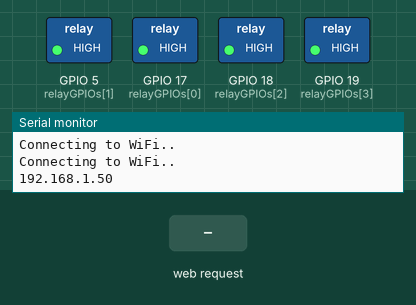
A sketch run on a simulated ESP32. On the bench: switched loads named in the sketch (green lamp = pin HIGH), the last lines printed to the serial monitor. The test bench sets the inputs (shaded band). WiFi joins after 1.5 s; servers stay silent unless stated.

Above: at 3.2 s.
3.3 s: HTTP request GET /update?relay=1&state=1 received
At 4.4 s:
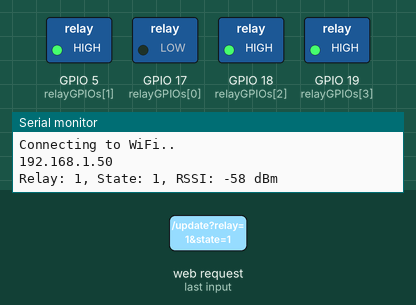
Timing chart, 0 to 6.3 s (numbered marks = the images above; inputs shaded):
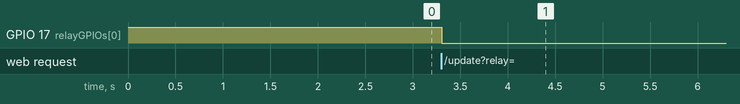

Measured:
- after the input at 3.3 s, GPIO 17 (relayGPIOs[0]): HIGH → LOW at once

The sketch:

WEB_KONTROL.ino
```cpp
#include "WiFi.h"
#include "ESPAsyncWebServer.h"

#define RELAY_NO    true
// Set the number of relays you want to use
#define NUM_RELAYS  4

// Assign each GPIO to a relay
int relayGPIOs[NUM_RELAYS] = {17, 5, 18, 19};
// Edit according to your need
String relayNames[NUM_RELAYS] = { "atas_bawah", "Gripper", "kiri_kanan", "Swing" };

// Enter your wifi SSID and password
const char* ssid = "Alphi";
const char* password = "pascolll";

// Set your Static IP address
IPAddress local_IP(192, 168, 75, 75);
// Set your Gateway IP address
IPAddress gateway(192, 168, 75, 205);

IPAddress subnet(255, 255, 255, 0);
IPAddress primaryDNS(8, 8, 8, 8);   //optional
IPAddress secondaryDNS(8, 8, 4, 4); //optional

const char* PARAM_INPUT_1 = "relay";
const char* PARAM_INPUT_2 = "state";
AsyncWebServer server(80);

const char index_html[] PROGMEM = R"rawliteral(
<!DOCTYPE HTML><html>
<head>
  <meta name="viewport" content="width=device-width, initial-scale=1">
  <style>
  html {font-family: Arial; display: inline-block; text-align: center;}

  h3 {
  margin:0;
  padding:0;
  font-family: sans-serif;
  text-align:center;
  color:#fff;
  font-size:16px;
  padding:15px 0;
  text-transform: uppercase;
  letter-spacing:4px;
}
  h4 {
  margin:0;
  padding:0;
  font-family: sans-serif;
  text-align:center;
  color:#fff;
  font-size:13px;
  padding:12px 0;
  text-transform: uppercase;
  letter-spacing:2px;
}
  h5 {
  margin:0;
  padding:0;
  font-family: sans-serif;
  text-align:center;
  color:#fff;
  font-size:14px;
  padding:12px 0;
  text-transform: uppercase;
  letter-spacing:2px;
}
    body {
  margin:0;
  padding:0;
  background: url('https://i.pinimg.com/564x/9c/ff/94/9cff9477ac1368ddff4236340f6c1221.jpg') no-repeat center center fixed;
  background-size: cover;
}

.center {
  position:absolute;
  left:50%;
  top:50%;
  transform:translate(-50%, -50%);
}

input[type="checkbox"] {
  margin:10px;
  position:relative;
  width:120px;
  height:40px;
  -webkit-appearance: none;
  background: linear-gradient(0deg, #333, #000);
  outline: none;
  border-radius: 20px;
  box-shadow: 0 0 0 4px #353535, 0 0 0 5px #3e3e3e, inset 0 0 10px rgba(0,0,0,1);
}

input:checked[type="checkbox"]:nth-of-type(1) {
  background: linear-gradient(0deg, #0dfcf4, #11dad4);
  box-shadow: 0 0 0 4px #353535, 0 0 0 5px #3e3e3e, inset 0 0 10px rgba(0,0,0,1);
}

input[type="checkbox"]:before {
  content:'';
  position:absolute;
  top:0;
  left:0;
  width:80px;
  height:40px;
  background: linear-gradient(0deg, #000, #6b6b6b);
  border-radius: 20px;
  box-shadow: 0 0 0 1px #232323;
  transform: scale(.98,.96);
  transition:.5s;
}

input:checked[type="checkbox"]:before {
  left:40px;
}

input[type="checkbox"]:after{
  content:'';
  position:absolute;
  top:calc(50% - 2px);
  left:70px;
  width:4px;
  height:4px;
  background: linear-gradient(0deg, #6b6b6b, #000);
  border-radius: 50%;
  transition:.5s;
}

input:checked[type="checkbox"]:after {
  left:110px;
}

</style>
</head>
<body>
  <h3>ESP32 Web Server</h3>
  %BUTTONHOLDER%
  <h5>Kontrol Robot Hanyang TOP III 550 XC</h5>
<script>function toggleCheckbox(element) {
  var xhr = new XMLHttpRequest();
  if(element.checked){ xhr.open("GET", "/update?relay="+element.id+"&state=1", true); }
  else { xhr.open("GET", "/update?relay="+element.id+"&state=0", true); }
  xhr.send();
}</script>
</body>
</html>
)rawliteral";

// Replaces placeholder with button section in your web page
String processor(const String& var){
  if(var == "BUTTONHOLDER"){
    String buttons ="";
    for(int i=1; i<=NUM_RELAYS; i++){
      String relayStateValue = relayState(i);
      buttons+= "<h4>" + relayNames[i-1] + " - GPIO " + relayGPIOs[i-1] +
      "</h4><label class=\"switch\"><input type=\"checkbox\" onchange=\"toggleCheckbox(this)\" id=\""
      + String(i) + "\" "+ relayStateValue +"><span class=\"slider\"></span></label>";
      }
    return buttons;
  }
  return String();
}

String relayState(int numRelay){
  if(RELAY_NO){
    if(digitalRead(relayGPIOs[numRelay-1])){
      return "";
    }
    else {
      return "checked";
    }
  }
  else {
    if(digitalRead(relayGPIOs[numRelay-1])){
      return "checked";
    }
    else {
      return "";
    }
  }
  return "";
}

void setup(){
  // Serial port for debugging
  Serial.begin(115200);

  // Set all relays to off when the program starts - if set to Normally Open (NO), the relay is off when you set the relay to HIGH
  for(int i=1; i<=NUM_RELAYS; i++){
    pinMode(relayGPIOs[i-1], OUTPUT);
    if(RELAY_NO){
      digitalWrite(relayGPIOs[i-1], HIGH);
      Serial.println(relayGPIOs[i-1]);
    }
    else{
      digitalWrite(relayGPIOs[i-1], LOW);
    }
  }
  // Configures static IP address
  if (!WiFi.config(local_IP, gateway, subnet, primaryDNS, secondaryDNS)) {
    Serial.println("STA Failed to configure");
  }

  // Connect to Wi-Fi
  WiFi.begin(ssid, password);
  while (WiFi.status() != WL_CONNECTED) {
    delay(1000);
    Serial.println("Connecting to WiFi..");
  }

  // ESP32 IP Address
  Serial.println(WiFi.localIP());
  // Route for root / web page
  server.on("/", HTTP_GET, [](AsyncWebServerRequest *request){
    request->send_P(200, "text/html", index_html, processor);
  });
  // Send GET request to <ESP_IP>/update?relay=<inputMessage>&state=<inputMessage2>
  server.on("/update", HTTP_GET, handleRequest);
  server.begin();
}

void loop() {
}

void handleRequest(AsyncWebServerRequest *request) {
  String relay = request->getParam("relay")->value();
  String state = request->getParam("state")->value();

  int relayIndex = relay.toInt() - 1;
  if (state == "1") {
    digitalWrite(relayGPIOs[relayIndex], LOW);
  } else {
    digitalWrite(relayGPIOs[relayIndex], HIGH);
  }

  long rssi = WiFi.RSSI();
  Serial.print("Relay: ");
  Serial.print(relay);
  Serial.print(", State: ");
  Serial.print(state);
  Serial.print(", RSSI: ");
  Serial.print(rssi);
  Serial.println(" dBm");

  request->send(200, "text/plain", "OK");
}
```
